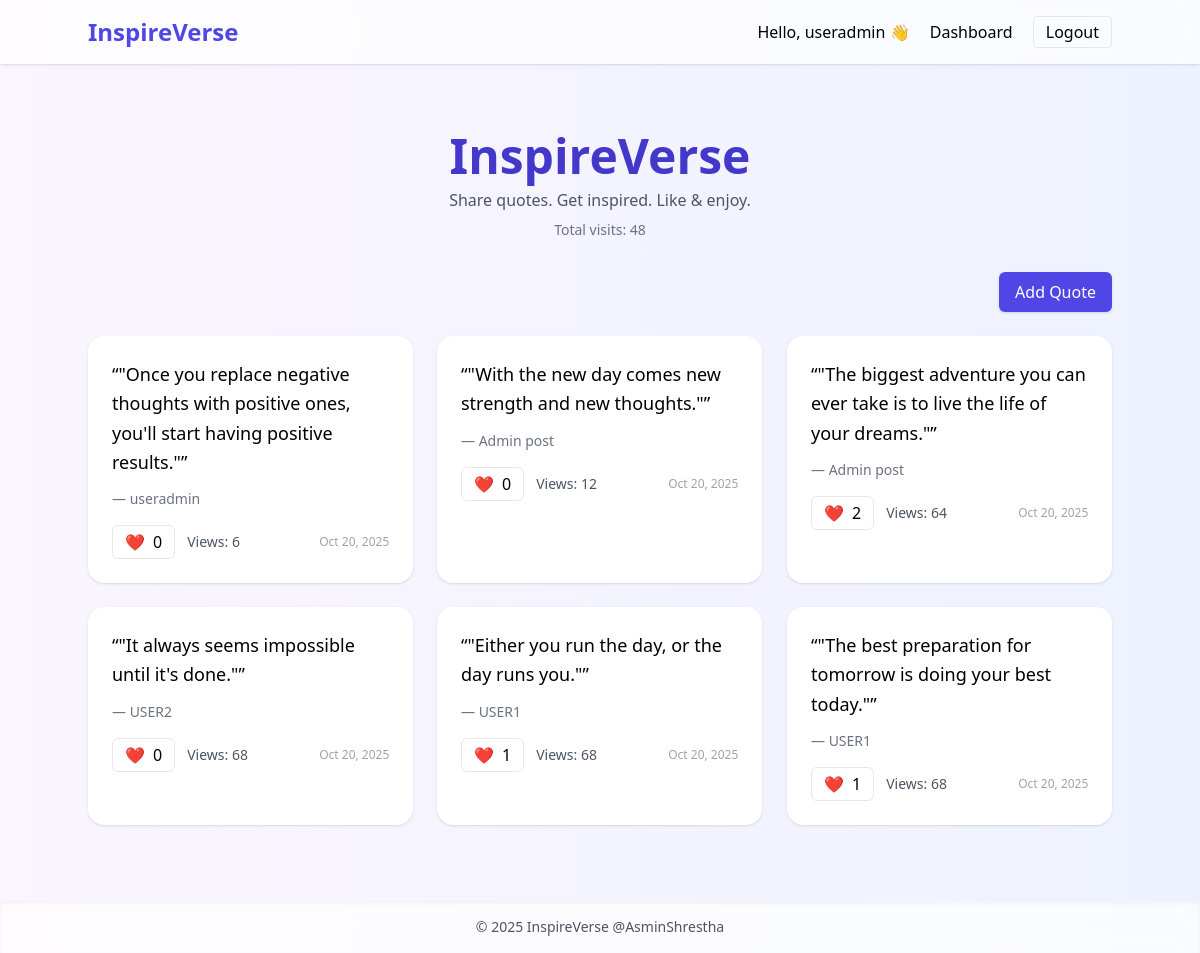
Screenshot of / (signed in) with the database file from the repository.
### quotes/models.py (models this page shows, shortened)
class SiteStat(models.Model):
    home_visits = models.PositiveBigIntegerField(default=0)
    class Meta:
        verbose_name_plural = 'Site statistics'

class Quote(models.Model):
    author = models.ForeignKey(User, on_delete=models.CASCADE, related_name='quotes')
    text = models.TextField()
    quoted_by = models.CharField(max_length=200, blank=True)
    created_at = models.DateTimeField(auto_now_add=True)
    approved = models.BooleanField(default=False)
    likes = models.ManyToManyField(User, related_name='liked_quotes', blank=True)
    views = models.PositiveIntegerField(default=0)
    def like_count(self):
        return self.likes.count()

### quotes/views.py (the view)
# urls.py: 2. Add a URL to urlpatterns:  path('', views.home, name='home')
def home(request):
    stat, _ = SiteStat.objects.get_or_create(pk=1)
    stat.home_visits = djmodels.F('home_visits') + 1
    stat.save()
    stat.refresh_from_db()
    quotes = Quote.objects.filter(approved=True).order_by('-created_at')
    return render(request,'quotes/home.html',{'quotes':quotes,'stat':stat})

### quotes/templates/quotes/home.html (shortened to what this page needs)
{% extends 'base.html' %}
{% block content %}
<div class="max-w-6xl mx-auto">
  <header class="text-center mb-8" data-aos="fade-down">
    <h1 class="text-5xl font-extrabold text-indigo-700">InspireVerse</h1>
    <p class="text-gray-600 mt-2">Share quotes. Get inspired. Like & enjoy.</p>
    <p class="mt-2 text-sm text-gray-500">Total visits: {{ stat.home_visits }}</p>
  </header>
  <div class="flex justify-end mb-6">
    {% if user.is_authenticated %}
      <a href="{% url 'quotes:add' %}" class="px-4 py-2 bg-indigo-600 text-white rounded-md shadow hover:scale-105 transition">Add Quote</a>
    {% else %}
      <a href="{% url 'users:login' %}" class="px-4 py-2 border rounded-md">Login to post</a>
    {% endif %}
  </div>
  <div class="grid grid-cols-1 md:grid-cols-2 lg:grid-cols-3 gap-6">
    {% for q in quotes %}
    <div class="bg-white p-6 rounded-2xl shadow hover:shadow-lg transition transform hover:-translate-y-1" data-aos="flip-left" data-id="{{ q.id }}">
      <p class="text-lg leading-relaxed">“{{ q.text }}”</p>
      <p class="mt-3 text-sm text-gray-500">— {{ q.quoted_by|default:q.author.username }}</p>
      <div class="mt-4 flex items-center justify-between">
        <div class="flex items-center gap-3">
          <button class="like-btn flex items-center gap-2 px-3 py-1 rounded-md border" data-id="{{ q.id }}">
            <span class="like-emoji">❤️</span>
            <span class="like-count">{{ q.like_count }}</span>
          </button>
          <span class="text-sm text-gray-600">Views: <span class="view-count">{{ q.views }}</span></span>
        </div>
        <small class="text-xs text-gray-400">{{ q.created_at|date:"M j, Y" }}</small>
      </div>
    </div>
    {% endfor %}
  </div>
</div>
{% endblock %}

### templates/base.html (shortened to what this page needs)
<!doctype html>
<html>
<head>
  <script src="https://cdn.tailwindcss.com"></script>
  <link href="https://unpkg.com/aos@2.3.1/dist/aos.css" rel="stylesheet">
</head>
<body class="bg-gradient-to-r from-purple-50 to-indigo-50 min-h-screen flex flex-col">
  <nav class="bg-white/70 backdrop-blur p-4 shadow sticky top-0 z-10">
    <div class="container mx-auto flex justify-between items-center">
      <a href="{% url 'quotes:home' %}" class="text-2xl font-bold text-indigo-600">InspireVerse</a>
      <div>
        {% if user.is_authenticated %}
          <span class="mr-4">Hello, {{ user.username }} 👋</span>
          <a href="{% url 'quotes:dashboard' %}" class="mr-4">Dashboard</a>
          <a href="{% url 'users:logout' %}" class="px-3 py-1 rounded border">Logout</a>
        {% else %}
          <a href="{% url 'users:login' %}" class="mr-4">Login</a>
          <a href="{% url 'users:register' %}" class="px-3 py-1 rounded bg-indigo-600 text-white">Sign up</a>
        {% endif %}
      </div>
    </div>
  </nav>
  <main class="container mx-auto py-12 mb-20">
    {% block content %}{% endblock %}
  </main>
  <footer class="fixed bottom-0 left-0 w-full bg-white/70 backdrop-blur text-center py-4 text-sm text-gray-600 shadow-inner">
    © {% now "Y" %} InspireVerse @AsminShrestha
  </footer>
</body>
</html>

### rows the page displays
SiteStat: home_visits "48"
Quote: text "\"Once you replace negative thoughts with positive ones, you'll start having positive results.\"", quoted_by "useradmin", like_count "0", views "6", created_at "Oct 20, 2025"
Quote: text "\"With the new day comes new strength and new thoughts.\"", quoted_by "Admin post", like_count "0", views "12", created_at "Oct 20, 2025"
Quote: text "\"The biggest adventure you can ever take is to live the life of your dreams.\"", quoted_by "Admin post", like_count "2", views "64", created_at "Oct 20, 2025"
Quote: text "\"It always seems impossible until it's done.\"", quoted_by "USER2", like_count "0", views "68", created_at "Oct 20, 2025"
Quote: text "\"Either you run the day, or the day runs you.\"", quoted_by "USER1", like_count "1", views "68", created_at "Oct 20, 2025"
Quote: text "\"The best preparation for tomorrow is doing your best today.\"", quoted_by "USER1", like_count "1", views "68", created_at "Oct 20, 2025"

### other values shown
{{ user.username }} "useradmin"
